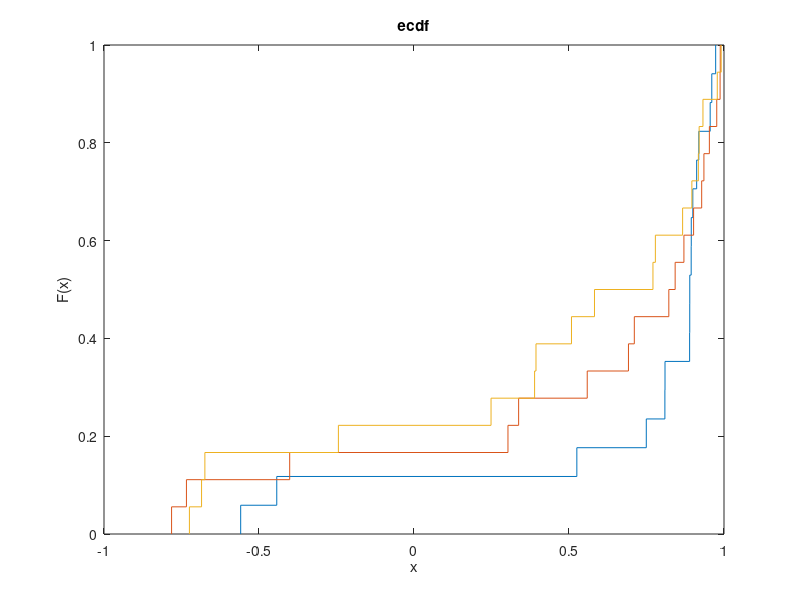

Reproduce this figure in MATLAB.
dis4=[0.8891 0.9118 0.9554 0.5253 0.8994 0.8097 -0.4427 0.8093 -0.5591 0.9187 0.9606 0.9731 0.7493 0.8895 0.8896 0.8941 0.8944];
dis3=[0.6918 0.5588 0.9352 0.8424 0.928 0.9528 -0.782 0.9019 -0.7341 0.8707 0.7107 0.9766 0.9879 0.3031 -0.401 0.822 0.9874 0.3375];
dis2=[0.389 0.9321 0.8665 0.5822 0.508 0.7786 -0.6853 -0.2439 -0.7245 0.9909 -0.6746 0.3935 0.9173 0.2485 0.7708 0.9198 0.9783 0.8963];
ecdf(dis4)
hold on
ecdf(dis3)
hold on
ecdf(dis2)
hold on
%%
% dis1=[0.4476	0.8551	0.9103	0.7671	0.4249	-0.3435 0.7246	-0.5476	0.8272	0.4559	-0.1957	-0.2742 0.5807	-0.448	0.6945	0.1691	0.9568	-0.3598 0.4072	0.4901	0.7227	0.6713	0.061	-0.5377];
% dis2=[0.7381	0.8894	0.2339	0.1085	0.3151	0.0674 0.8126	-0.6498	0.5789	0.2754	-0.0868	0.4306 0.92	-0.7425	0.0071	-0.4421	0.7818	-0.3019 0.7129	-0.8015	0.4108	0.2067	0.8165	-0.1825];
% dis3=[0.3572	-0.1555	0.2298	-0.4467	0.1821	-0.1577 0.8691	-0.1586	0.5186	0.5137	0.9798	0.5354 0.7659	-0.7246	0.8572	0.6862	0.549	-0.3476 -0.0439	-0.2004	0.5011	0.5864	0.9726	-0.4086];
% dis4=[0.9598	-0.8593	0.5836	0.3978	-0.0263	-0.4364 0.2737	0.7362	0.6938	0.3933	0.8525	0.1858 0.4297	0.1514	0.3344	0.8378	0.5197	-0.3527 0.3036	0.1797	0.1398	0.7307	0.7609	0.9306];

% dis1=[0.4476	0.8551	0.9103	0.7671	0.4249	0.7246	0.8272	0.4559	-0.1957	-0.2742 0.5807	0.6945	0.1691	0.9568	0.4072	0.4901	0.7227	0.6713	0.061];
% dis2=[0.7381	0.8894	0.2339	0.1085	0.3151	0.0674 0.8126	0.5789	0.2754	-0.0868	0.4306 0.92	0.0071	0.7818	0.7129	0.4108	0.2067	0.8165	-0.1825];
% dis3=[0.3572	-0.1555	0.2298	0.1821	-0.1577 0.8691	-0.1586	0.5186	0.5137	0.9798	0.5354 0.7659	0.8572	0.6862	0.549	-0.0439	-0.2004	0.5011	0.5864	0.9726];
% dis4=[0.9598	0.5836	0.3978	-0.0263 0.2737	0.7362	0.6938	0.3933	0.8525	0.1858 0.4297	0.1514	0.3344	0.8378	0.5197	0.3036	0.1797	0.1398	0.7307	0.7609	0.9306];

dis1=[0.4476	0.8551	0.9103	0.7671	0.4249	0.4249 0.7246	0.7246	0.8272	0.4559	-0.1957	-0.2742 0.5807	0.5807	0.6945	0.1691	0.9568	0.9568 0.4072	0.4901	0.7227	0.6713	0.061	0.061];
dis2=[0.7381	0.8894	0.2339	0.1085	0.3151	0.0674 0.8126	0.8126	0.5789	0.5789	-0.0868	0.4306 0.92	0.92	0.0071	0.0071	0.7818	0.7818 0.7129	0.7129	0.4108	0.2067	0.8165	-0.1825];
dis3=[0.3572	-0.1555	0.2298	0.2298	0.1821	-0.1577 0.8691	-0.1586	0.5186	0.5137	0.9798	0.5354 0.7659	0.7659	0.8572	0.6862	0.549	-0.3476 -0.0439	-0.2004	0.5011	0.5864	0.9726	0.9726];
dis4=[0.9598	0.9598	0.5836	0.3978	-0.0263	-0.4364 0.2737	0.7362	0.6938	0.3933	0.8525	0.1858 0.4297	0.1514	0.3344	0.8378	0.5197	-0.3527 0.3036	0.1797	0.1398	0.7307	0.7609	0.9306];

